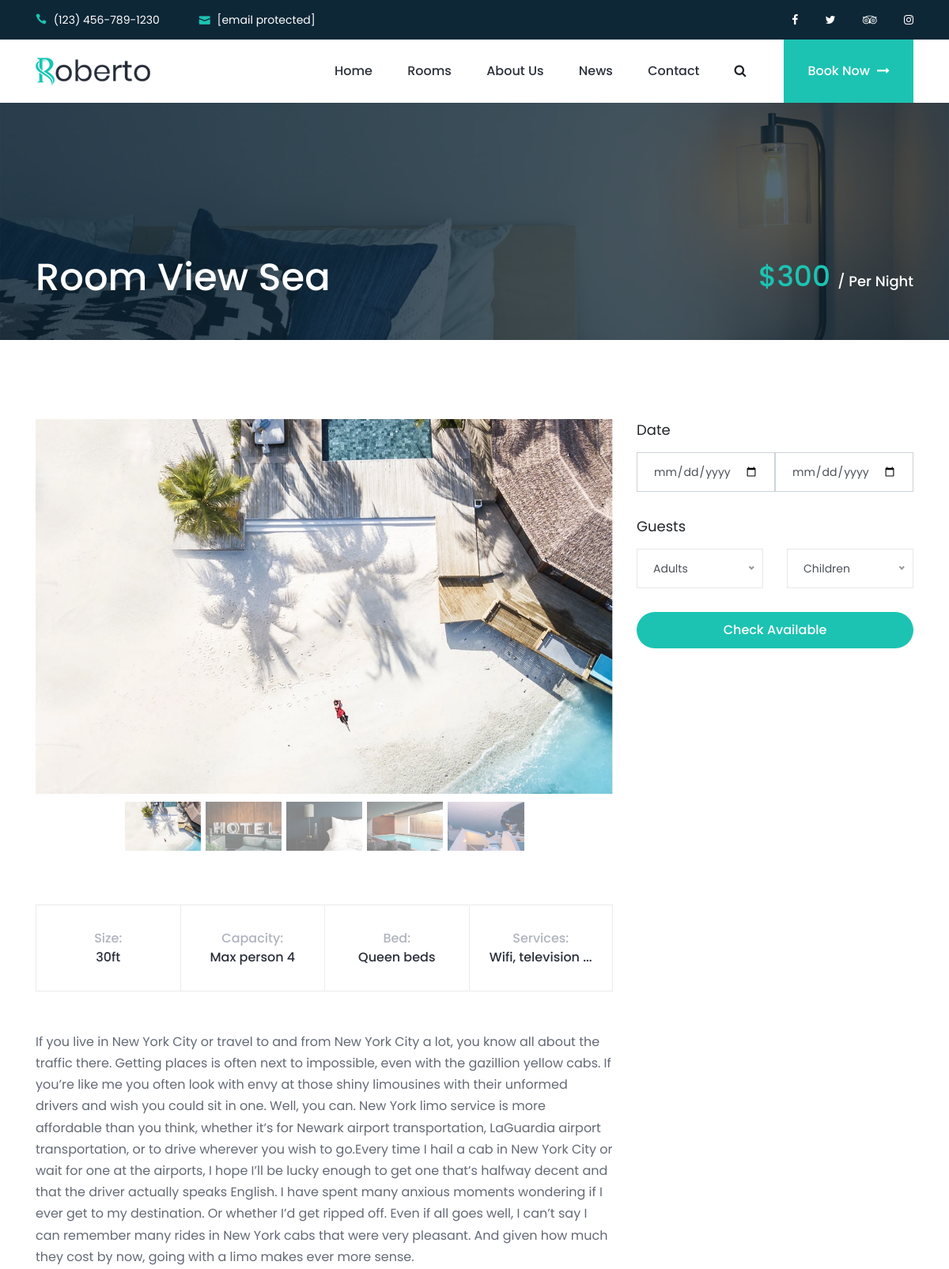
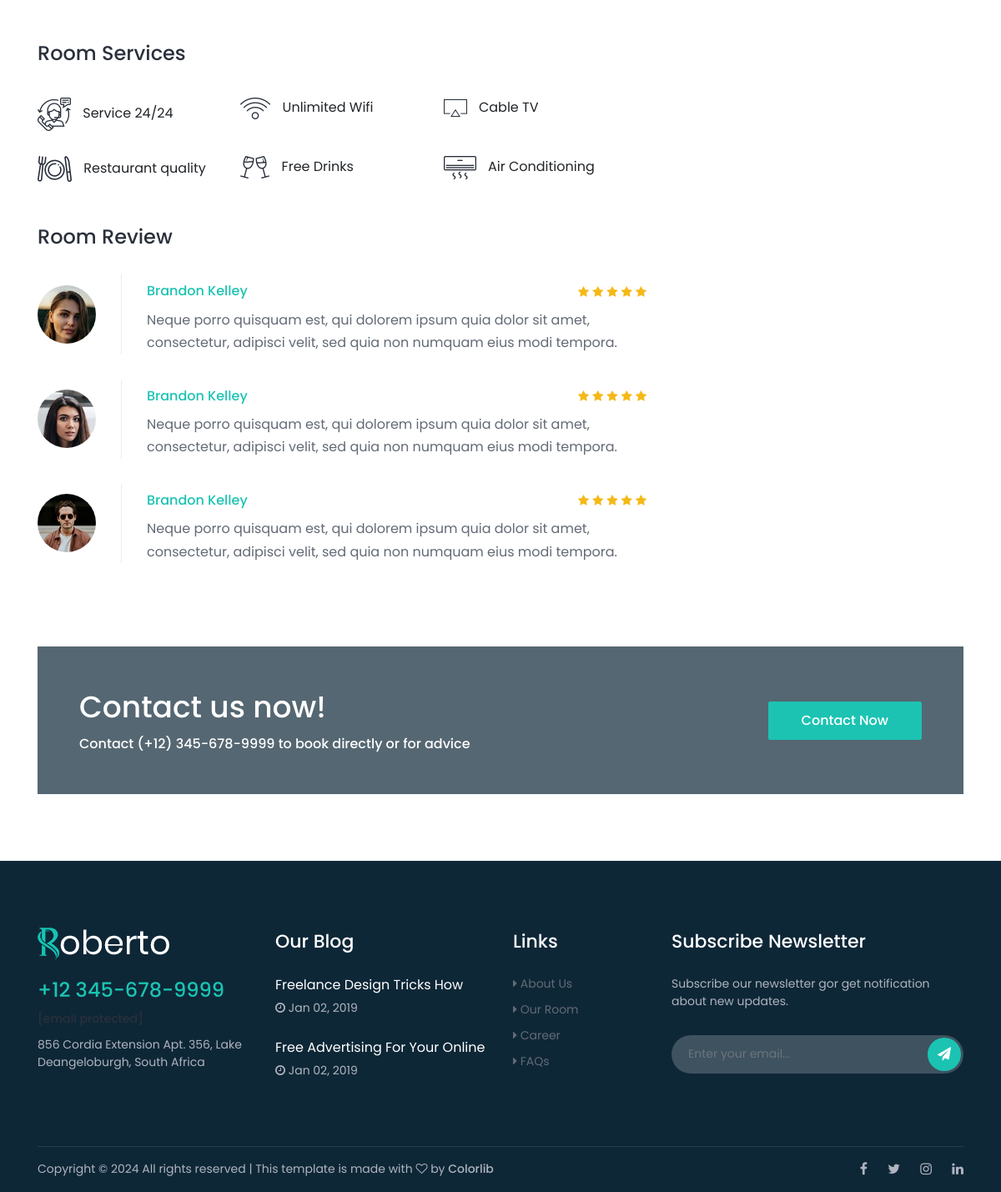
The app's page /room/single-room/room-view-sea-1708530590 with its own data (2 pictures, top to bottom).
### apps/room/models.py (models this page shows, shortened)
class Room(models.Model):
    title = models.CharField(max_length=225)
    slug = models.SlugField(blank=True)
    cost = models.IntegerField(default=0)
    size = models.IntegerField()
    capacity = models.IntegerField()
    bed = models.CharField(max_length=225)
    image = models.ImageField(upload_to='media/rooms')
    description = models.TextField()
    adults = models.PositiveIntegerField(null=True, blank=True)
    children = models.PositiveIntegerField(null=True, blank=True)

class Services(models.Model):
    name = models.CharField(max_length=225)
    image = models.ImageField(upload_to='media/rooms', blank=True, null=True)

class RoomReview(models.Model):
    name = models.CharField(max_length=225)
    rating = models.IntegerField(default=0)
    description = models.TextField()
    room = models.ManyToManyField(Room)
    image = models.ImageField(upload_to='media/rooms', blank=True, null=True)
    created_date = models.DateTimeField(auto_now_add=True)

### apps/room/views.py (the view, shortened to what this page needs)
# urls.py: path('single-room/<slug:slug>', SingleRoomView.as_view(), name='single-room')
class SingleRoomView(FormMixin, DetailView):
    model = Room
    template_name = 'room/single-room.html'
    context_object_name = 'room'
    form_class = BookingForm
    def get_context_data(self, **kwargs):
        context = super().get_context_data(**kwargs)
        context['rooms_images'] = Room.objects.order_by('-id')[:5]
        context['services'] = Services.objects.order_by('-id')[:6]
        context['reviews'] = RoomReview.objects.order_by('-id')[:3]
        context['date_format'] = "M d, Y"
        context['form'] = self.get_form()
        return context

### apps/room/forms.py
class BookingForm(forms.ModelForm):
    class Meta:
        model = Booking
        fields = ['room', 'check_in', 'check_out', 'adults', 'children']

### templates/room/single-room.html (shortened to what this page needs)
{% extends 'base.html' %}
{% load static %}
{% block content %}
    <div class="breadcrumb-area bg-img bg-overlay jarallax"
         style="background-image: url({% static 'img/bg-img/16.jpg' %});">
        <div class="container h-100">
            <div class="row h-100 align-items-end">
                <div class="col-12">
                    <div class="breadcrumb-content d-flex align-items-center justify-content-between pb-5">
                        <h2 class="room-title">{{ room.title }}</h2>
                        <h2 class="room-price">${{ room.cost }} <span>/ Per Night</span></h2>
                    </div>
                </div>
            </div>
        </div>
    </div>
    <div class="roberto-rooms-area section-padding-100-0">
        <div class="container">
            <div class="row">
                <div class="col-12 col-lg-8">
                    <div class="single-room-details-area mb-50">
                        <div class="room-thumbnail-slides mb-50">
                            <div id="room-thumbnail--slide" class="carousel slide" data-ride="carousel">
                                <div class="carousel-inner">
                                    <div class="carousel-item active">
                                        <img src="{% static 'img/bg-img/48.jpg' %}" class="d-block w-100" alt>
                                    </div>
                                </div>
                                <ol class="carousel-indicators">
                                    <li data-target="#room-thumbnail--slide" data-slide-to="0" class="active">
                                        <img src="{% static 'img/bg-img/48.jpg' %}" class="d-block w-100" alt>
                                    </li>
                                    <li data-target="#room-thumbnail--slide" data-slide-to="1">
                                        <img src="{% static 'img/bg-img/49.jpg' %}" class="d-block w-100" alt>
                                    </li>
                                    <li data-target="#room-thumbnail--slide" data-slide-to="2">
                                        <img src="{% static 'img/bg-img/50.jpg' %}" class="d-block w-100" alt>
                                    </li>
                                    <li data-target="#room-thumbnail--slide" data-slide-to="3">
                                        <img src="{% static 'img/bg-img/51.jpg' %}" class="d-block w-100" alt>
                                    </li>
                                    <li data-target="#room-thumbnail--slide" data-slide-to="4">
                                        <img src="{% static 'img/bg-img/52.jpg' %}" class="d-block w-100" alt>
                                    </li>
                                </ol>
                            </div>
                        </div>
                        <div class="room-features-area d-flex flex-wrap mb-50">
                            <h6>Size: <span>{{ room.size }}ft</span></h6>
                            <h6>Capacity: <span>Max person {{ room.capacity }}</span></h6>
                            <h6>Bed: <span>{{ room.bed }}</span></h6>
                            <h6>Services: <span>Wifi, television ...</span></h6>
                        </div>
                        <p>{{ room.description }}</p>
                    </div>
                    <div class="room-service mb-50">
                        <h4>Room Services</h4>
                        <ul>
                            {% for service in services %}
                                <li><img src="{{ service.image.url }}" alt> {{ service.name }}</li>
                            {% endfor %}
                        </ul>
                    </div>
                    <div class="room-review-area mb-100">
                        <h4>Room Review</h4>
                        {% for foo in reviews %}
                            <div class="single-room-review-area d-flex align-items-center">
                                {% if foo.image %}
                                    <div class="reviwer-thumbnail">
                                        <img src="{{ foo.image.url }}" alt>
                                    </div>
                                {% endif %}
                                <div class="reviwer-content">
                                    <div class="reviwer-title-rating d-flex align-items-center justify-content-between">
                                        <div class="reviwer-title">
                                            <h6>Brandon Kelley</h6>
                                        </div>
                                        <div class="reviwer-rating">
                                            <i class="fa fa-star"></i>
                                            <i class="fa fa-star"></i>
                                            <i class="fa fa-star"></i>
                                            <i class="fa fa-star"></i>
                                            <i class="fa fa-star"></i>
                                        </div>
                                    </div>
                                    <p>{{ foo.description }}</p>
                                </div>
                            </div>
                        {% endfor %}
                    </div>
                </div>
                <div class="col-12 col-lg-4">
                    <div class="hotel-reservation--area mb-100">
                        <form method="post">
                            <div class="form-group mb-30">
                                <label for="checkInDate">Date</label>
                                <div class="input-daterange" id="datepicker">
                                    <div class="row no-gutters">
                                        <div class="col-6">
                                            <input type="date" class="input-small form-control" name="check_in" placeholder="Check In">
                                        </div>
                                        <div class="col-6">
                                            <input type="date" class="input-small form-control" name="check_out"
                                                   placeholder="Check Out">
                                        </div>
                                    </div>
                                </div>
                            </div>
                            <div class="form-group mb-30">
                                <label for="guests">Guests</label>
                                <div class="row">
                                    <div class="col-6">
                                    </div>
                                    <div class="col-6">
                                    </div>
                                </div>
                            </div>
                            <div class="form-group">
                                <button type="submit" class="btn roberto-btn w-100">Check Available</button>
                            </div>
                        </form>
                    </div>
                </div>
            </div>
        </div>
    </div>
{% endblock %}

### static/style.css (style rules this page uses)
* { margin: 0; padding: 0; }
body { font-family: "Poppins", sans-serif; font-weight: 400; font-size: 16px; position: relative; z-index: auto; }
h1, h2, h3, h4, h5, h6 { font-family: "Poppins", sans-serif; color: #2a303b; line-height: 1.3; font-weight: 500; }
li { list-style: none; }
p { line-height: 1.7; color: #636a76; font-size: 16px; font-weight: 400; }
img { max-width: 100%; height: auto; }
ul { margin: 0; padding: 0; }
ul li { margin: 0; padding: 0; }
.bg-overlay { position: relative; z-index: 1; }
.bg-overlay::after { position: absolute; content: ""; height: 100%; width: 100%; top: 0; left: 0; z-index: -1; background-color: rgba(14, 39, 55, 0.7); }
.bg-img { background-position: center center !important; background-size: cover !important; background-repeat: no-repeat !important; }
.jarallax { position: relative; z-index: 0; }
.mb-30 { margin-bottom: 30px; }
.mb-50 { margin-bottom: 50px; }
.mb-100 { margin-bottom: 100px; }
.section-padding-100-0 { padding-top: 100px; padding-bottom: 0; }
.roberto-btn { position: relative; z-index: 1; min-width: 150px; height: 46px; line-height: 46px; font-size: 16px; font-weight: 500; display: inline-block; padding: 0 40px; text-align: center; text-transform: capitalize; background-color: #1cc3b2; color: #ffffff; border: none; border-radius: 2px; -webkit-transition-duration: 500ms; -o-transition-duration: 500ms; transition-duration: 500ms; }
.hotel-reservation--area { position: relative; z-index: 1; }
.hotel-reservation--area label, .hotel-reservation--area .range-price { font-size: 18px; display: block; margin-bottom: 15px; }
.hotel-reservation--area .form-control { width: 100%; height: 50px; text-align: left !important; font-size: 14px; padding: 0 20px; border-radius: 0 !important; }
.hotel-reservation--area button { border-radius: 30px !important; }
.room-thumbnail-slides { position: relative; z-index: 1; }
.room-thumbnail-slides .carousel-indicators { position: relative; margin-bottom: 0; }
.room-thumbnail-slides .carousel-indicators li { width: 120px; height: 70px; }
.room-features-area { position: relative; z-index: 1; }
.room-features-area h6 { -webkit-box-flex: 0; -ms-flex: 0 0 25%; flex: 0 0 25%; max-width: 25%; width: 25%; padding: 30px 15px; border-left: 1px solid #ebebeb; border-top: 1px solid #ebebeb; border-bottom: 1px solid #ebebeb; text-align: center; color: #afb4bf; line-height: 1.5; margin-bottom: 0; }
.room-features-area h6 span { display: block; color: #2a303b; }
.room-features-area h6:last-child { border-right: 1px solid #ebebeb; }
.single-room-details-area { position: relative; z-index: 1; }
.room-service { position: relative; z-index: 1; }
.room-service ul { display: -webkit-box; display: -ms-flexbox; display: flex; -ms-flex-wrap: wrap; flex-wrap: wrap; }
.room-service ul li { -webkit-box-flex: 0; -ms-flex: 0 0 33.333333%; flex: 0 0 33.333333%; max-width: 33.333333%; width: 33.333333%; margin-top: 30px; }
.room-service ul li img { padding-right: 10px; }
.room-review-area { position: relative; z-index: 1; }
.room-review-area h4 { margin-bottom: 30px; }
.room-review-area .single-room-review-area { position: relative; z-index: 1; margin-bottom: 30px; }
.room-review-area .single-room-review-area:last-child { margin-bottom: 0; }
.room-review-area .single-room-review-area .reviwer-thumbnail { -webkit-box-flex: 0; -ms-flex: 0 0 70px; flex: 0 0 70px; max-width: 70px; width: 70px; margin-right: 30px; }
.room-review-area .single-room-review-area .reviwer-thumbnail img { border-radius: 50%; }
.room-review-area .single-room-review-area .reviwer-content { position: relative; z-index: 1; border-left: 1px solid #ebebeb; padding-left: 30px; }
.room-review-area .single-room-review-area .reviwer-content p { margin-bottom: 0; }
.room-review-area .single-room-review-area .reviwer-content .reviwer-title { position: relative; z-index: 1; margin-bottom: 10px; }
.room-review-area .single-room-review-area .reviwer-content .reviwer-title h6 { color: #1cc3b2; margin-bottom: 0; }
.room-review-area .single-room-review-area .reviwer-content .reviwer-rating i { color: #f5b917; font-size: 14px; }
.breadcrumb-area { position: relative; z-index: 1; height: 300px; }
.breadcrumb-area .room-title { font-size: 48px; color: #ffffff; margin-bottom: 0; }
.breadcrumb-area .room-price { font-size: 36px; color: #1cc3b2; margin-bottom: 0; }
.breadcrumb-area .room-price span { font-size: 18px; color: #ffffff; }
.breadcrumb-content { position: relative; z-index: 1; }

### records on screen
Room: title "Room View Sea", cost "300", size "30", capacity "4", bed "Queen beds", description "If you live in New York City or travel to and from New York City a lot, you know all about the traffic there. Getting places is often next to impossible, even with the gazillion yellow cabs. If you’re like me you often look with envy at those shiny limousines with their unformed drivers and wish you could sit in one. Well, you can. New York limo service is more affordable than you think, whether it’s for Newark airport transportation, LaGuardia airport transportation, or to drive wherever you wish to go.Every time I hail a cab in New York City or wait for one at the airports, I hope I’ll be lucky enough to get one that’s halfway decent and that the driver actually speaks English. I have…"
Services: image (picture), name "Service 24/24"
Services: image (picture), name "Unlimited Wifi"
Services: image (picture), name "Cable TV"
Services: image (picture), name "Restaurant quality"
Services: image (picture), name "Free Drinks"
Services: image (picture), name "Air Conditioning"
RoomReview: image (picture), description "Neque porro quisquam est, qui dolorem ipsum quia dolor sit amet, consectetur, adipisci velit, sed quia non numquam eius modi tempora."
RoomReview: image (picture), description "Neque porro quisquam est, qui dolorem ipsum quia dolor sit amet, consectetur, adipisci velit, sed quia non numquam eius modi tempora."
RoomReview: image (picture), description "Neque porro quisquam est, qui dolorem ipsum quia dolor sit amet, consectetur, adipisci velit, sed quia non numquam eius modi tempora."
